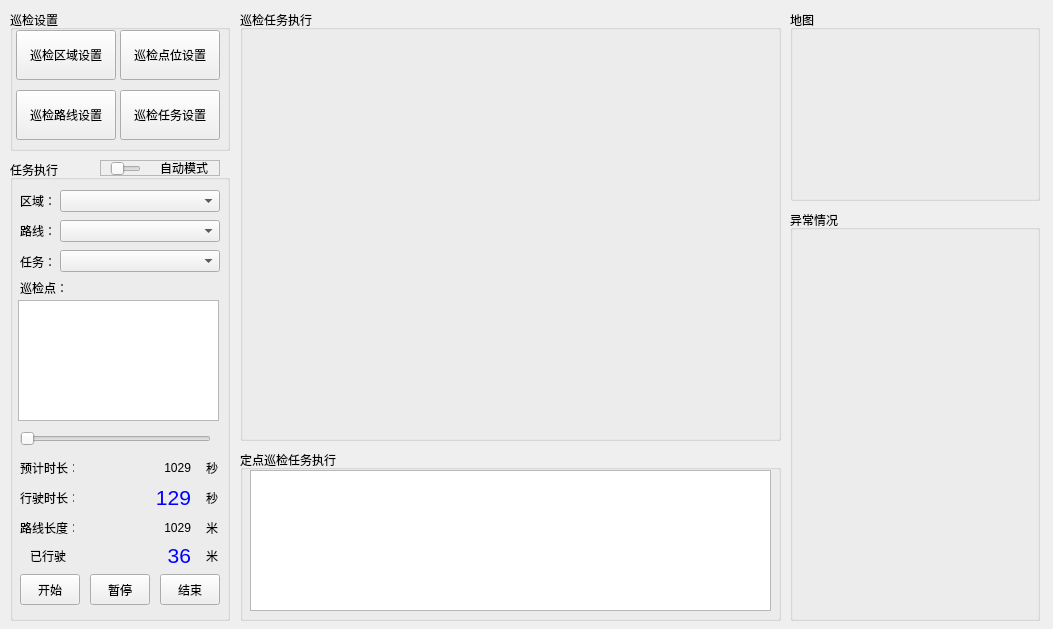
<?xml version="1.0" encoding="UTF-8"?>
<ui version="4.0">
 <class>Frm_InspectMag</class>
 <widget class="QWidget" name="Frm_InspectMag">
  <property name="geometry">
   <rect>
    <x>0</x>
    <y>0</y>
    <width>1053</width>
    <height>629</height>
   </rect>
  </property>
  <property name="windowTitle">
   <string>定点巡检</string>
  </property>
  <widget class="QGroupBox" name="groupBox">
   <property name="geometry">
    <rect>
     <x>240</x>
     <y>10</y>
     <width>541</width>
     <height>431</height>
    </rect>
   </property>
   <property name="title">
    <string>巡检任务执行</string>
   </property>
  </widget>
  <widget class="QGroupBox" name="groupBox_2">
   <property name="geometry">
    <rect>
     <x>10</x>
     <y>10</y>
     <width>220</width>
     <height>141</height>
    </rect>
   </property>
   <property name="title">
    <string>巡检设置</string>
   </property>
   <widget class="QPushButton" name="btn_InspectTask">
    <property name="geometry">
     <rect>
      <x>110</x>
      <y>80</y>
      <width>100</width>
      <height>50</height>
     </rect>
    </property>
    <property name="text">
     <string>巡检任务设置</string>
    </property>
   </widget>
   <widget class="QPushButton" name="btn_InspectRoute">
    <property name="geometry">
     <rect>
      <x>6</x>
      <y>80</y>
      <width>100</width>
      <height>50</height>
     </rect>
    </property>
    <property name="text">
     <string>巡检路线设置</string>
    </property>
   </widget>
   <widget class="QPushButton" name="btn_InspectPoint">
    <property name="geometry">
     <rect>
      <x>110</x>
      <y>20</y>
      <width>100</width>
      <height>50</height>
     </rect>
    </property>
    <property name="text">
     <string>巡检点位设置</string>
    </property>
   </widget>
   <widget class="QPushButton" name="btn_InspectArea">
    <property name="geometry">
     <rect>
      <x>6</x>
      <y>20</y>
      <width>100</width>
      <height>50</height>
     </rect>
    </property>
    <property name="text">
     <string>巡检区域设置</string>
    </property>
   </widget>
  </widget>
  <widget class="QGroupBox" name="groupBox_4">
   <property name="geometry">
    <rect>
     <x>240</x>
     <y>450</y>
     <width>541</width>
     <height>171</height>
    </rect>
   </property>
   <property name="title">
    <string>定点巡检任务执行</string>
   </property>
   <widget class="QListView" name="listView">
    <property name="geometry">
     <rect>
      <x>10</x>
      <y>20</y>
      <width>521</width>
      <height>141</height>
     </rect>
    </property>
    <property name="textElideMode">
     <enum>Qt::ElideMiddle</enum>
    </property>
    <property name="viewMode">
     <enum>QListView::IconMode</enum>
    </property>
   </widget>
  </widget>
  <widget class="QGroupBox" name="gBox_map">
   <property name="geometry">
    <rect>
     <x>790</x>
     <y>10</y>
     <width>250</width>
     <height>191</height>
    </rect>
   </property>
   <property name="title">
    <string>地图</string>
   </property>
  </widget>
  <widget class="QGroupBox" name="groupBox_5">
   <property name="geometry">
    <rect>
     <x>10</x>
     <y>160</y>
     <width>220</width>
     <height>461</height>
    </rect>
   </property>
   <property name="title">
    <string>任务执行</string>
   </property>
   <widget class="QPushButton" name="btn_Start">
    <property name="geometry">
     <rect>
      <x>10</x>
      <y>414</y>
      <width>60</width>
      <height>31</height>
     </rect>
    </property>
    <property name="text">
     <string>开始</string>
    </property>
   </widget>
   <widget class="QPushButton" name="btn_Pause">
    <property name="geometry">
     <rect>
      <x>80</x>
      <y>414</y>
      <width>60</width>
      <height>31</height>
     </rect>
    </property>
    <property name="text">
     <string>暂停</string>
    </property>
   </widget>
   <widget class="QPushButton" name="btn_Stop">
    <property name="geometry">
     <rect>
      <x>150</x>
      <y>414</y>
      <width>60</width>
      <height>31</height>
     </rect>
    </property>
    <property name="text">
     <string>结束</string>
    </property>
   </widget>
   <widget class="QLabel" name="label">
    <property name="geometry">
     <rect>
      <x>10</x>
      <y>33</y>
      <width>31</width>
      <height>16</height>
     </rect>
    </property>
    <property name="text">
     <string>区域：</string>
    </property>
   </widget>
   <widget class="QComboBox" name="txt_InspectArea">
    <property name="geometry">
     <rect>
      <x>50</x>
      <y>30</y>
      <width>160</width>
      <height>22</height>
     </rect>
    </property>
   </widget>
   <widget class="QComboBox" name="txt_InspectRoute">
    <property name="geometry">
     <rect>
      <x>50</x>
      <y>60</y>
      <width>160</width>
      <height>22</height>
     </rect>
    </property>
   </widget>
   <widget class="QComboBox" name="txt_InspectTask">
    <property name="geometry">
     <rect>
      <x>50</x>
      <y>90</y>
      <width>160</width>
      <height>22</height>
     </rect>
    </property>
   </widget>
   <widget class="QLabel" name="label_2">
    <property name="geometry">
     <rect>
      <x>10</x>
      <y>63</y>
      <width>31</width>
      <height>16</height>
     </rect>
    </property>
    <property name="text">
     <string>路线：</string>
    </property>
   </widget>
   <widget class="QLabel" name="label_3">
    <property name="geometry">
     <rect>
      <x>10</x>
      <y>94</y>
      <width>31</width>
      <height>16</height>
     </rect>
    </property>
    <property name="text">
     <string>任务：</string>
    </property>
   </widget>
   <widget class="QLabel" name="label_4">
    <property name="geometry">
     <rect>
      <x>10</x>
      <y>120</y>
      <width>54</width>
      <height>16</height>
     </rect>
    </property>
    <property name="text">
     <string>巡检点：</string>
    </property>
   </widget>
   <widget class="QLabel" name="label_5">
    <property name="geometry">
     <rect>
      <x>10</x>
      <y>360</y>
      <width>54</width>
      <height>16</height>
     </rect>
    </property>
    <property name="text">
     <string>路线长度：</string>
    </property>
   </widget>
   <widget class="QLabel" name="label_6">
    <property name="geometry">
     <rect>
      <x>10</x>
      <y>300</y>
      <width>54</width>
      <height>16</height>
     </rect>
    </property>
    <property name="text">
     <string>预计时长：</string>
    </property>
   </widget>
   <widget class="QSlider" name="horizontalSlider_2">
    <property name="geometry">
     <rect>
      <x>10</x>
      <y>270</y>
      <width>191</width>
      <height>18</height>
     </rect>
    </property>
    <property name="orientation">
     <enum>Qt::Horizontal</enum>
    </property>
   </widget>
   <widget class="QLabel" name="label_7">
    <property name="geometry">
     <rect>
      <x>10</x>
      <y>330</y>
      <width>54</width>
      <height>16</height>
     </rect>
    </property>
    <property name="text">
     <string>行驶时长：</string>
    </property>
   </widget>
   <widget class="QLabel" name="label_8">
    <property name="geometry">
     <rect>
      <x>20</x>
      <y>388</y>
      <width>41</width>
      <height>16</height>
     </rect>
    </property>
    <property name="text">
     <string>已行驶：</string>
    </property>
   </widget>
   <widget class="QLabel" name="label_9">
    <property name="geometry">
     <rect>
      <x>70</x>
      <y>300</y>
      <width>111</width>
      <height>16</height>
     </rect>
    </property>
    <property name="text">
     <string>1029</string>
    </property>
    <property name="alignment">
     <set>Qt::AlignRight|Qt::AlignTrailing|Qt::AlignVCenter</set>
    </property>
   </widget>
   <widget class="QLabel" name="label_10">
    <property name="geometry">
     <rect>
      <x>70</x>
      <y>322</y>
      <width>111</width>
      <height>31</height>
     </rect>
    </property>
    <property name="font">
     <font>
      <pointsize>16</pointsize>
     </font>
    </property>
    <property name="text">
     <string>&lt;html&gt;&lt;head/&gt;&lt;body&gt;&lt;p&gt;&lt;span style=&quot; color:#0000ff;&quot;&gt;129&lt;/span&gt;&lt;/p&gt;&lt;/body&gt;&lt;/html&gt;</string>
    </property>
    <property name="textFormat">
     <enum>Qt::RichText</enum>
    </property>
    <property name="alignment">
     <set>Qt::AlignRight|Qt::AlignTrailing|Qt::AlignVCenter</set>
    </property>
   </widget>
   <widget class="QLabel" name="label_11">
    <property name="geometry">
     <rect>
      <x>70</x>
      <y>380</y>
      <width>111</width>
      <height>31</height>
     </rect>
    </property>
    <property name="font">
     <font>
      <pointsize>16</pointsize>
     </font>
    </property>
    <property name="text">
     <string>&lt;html&gt;&lt;head/&gt;&lt;body&gt;&lt;p&gt;&lt;span style=&quot; color:#0000ff;&quot;&gt;36&lt;/span&gt;&lt;/p&gt;&lt;/body&gt;&lt;/html&gt;</string>
    </property>
    <property name="textFormat">
     <enum>Qt::RichText</enum>
    </property>
    <property name="alignment">
     <set>Qt::AlignRight|Qt::AlignTrailing|Qt::AlignVCenter</set>
    </property>
   </widget>
   <widget class="QLabel" name="label_12">
    <property name="geometry">
     <rect>
      <x>196</x>
      <y>388</y>
      <width>16</width>
      <height>16</height>
     </rect>
    </property>
    <property name="text">
     <string>米</string>
    </property>
   </widget>
   <widget class="QLabel" name="label_13">
    <property name="geometry">
     <rect>
      <x>196</x>
      <y>360</y>
      <width>16</width>
      <height>16</height>
     </rect>
    </property>
    <property name="text">
     <string>米</string>
    </property>
   </widget>
   <widget class="QLabel" name="label_14">
    <property name="geometry">
     <rect>
      <x>196</x>
      <y>330</y>
      <width>16</width>
      <height>16</height>
     </rect>
    </property>
    <property name="text">
     <string>秒</string>
    </property>
   </widget>
   <widget class="QLabel" name="label_15">
    <property name="geometry">
     <rect>
      <x>196</x>
      <y>300</y>
      <width>16</width>
      <height>16</height>
     </rect>
    </property>
    <property name="text">
     <string>秒</string>
    </property>
   </widget>
   <widget class="QLabel" name="label_16">
    <property name="geometry">
     <rect>
      <x>70</x>
      <y>360</y>
      <width>111</width>
      <height>16</height>
     </rect>
    </property>
    <property name="text">
     <string>1029</string>
    </property>
    <property name="alignment">
     <set>Qt::AlignRight|Qt::AlignTrailing|Qt::AlignVCenter</set>
    </property>
   </widget>
   <widget class="QListView" name="lv_InspectPoint">
    <property name="geometry">
     <rect>
      <x>8</x>
      <y>140</y>
      <width>201</width>
      <height>121</height>
     </rect>
    </property>
   </widget>
   <widget class="QFrame" name="frame">
    <property name="geometry">
     <rect>
      <x>90</x>
      <y>0</y>
      <width>120</width>
      <height>16</height>
     </rect>
    </property>
    <property name="frameShape">
     <enum>QFrame::StyledPanel</enum>
    </property>
    <property name="frameShadow">
     <enum>QFrame::Raised</enum>
    </property>
    <widget class="QSlider" name="slider_Auto">
     <property name="geometry">
      <rect>
       <x>10</x>
       <y>0</y>
       <width>31</width>
       <height>18</height>
      </rect>
     </property>
     <property name="maximum">
      <number>1</number>
     </property>
     <property name="singleStep">
      <number>1</number>
     </property>
     <property name="pageStep">
      <number>1</number>
     </property>
     <property name="value">
      <number>0</number>
     </property>
     <property name="orientation">
      <enum>Qt::Horizontal</enum>
     </property>
     <property name="invertedControls">
      <bool>false</bool>
     </property>
    </widget>
    <widget class="QLabel" name="label_17">
     <property name="geometry">
      <rect>
       <x>60</x>
       <y>0</y>
       <width>54</width>
       <height>16</height>
      </rect>
     </property>
     <property name="text">
      <string>自动模式</string>
     </property>
    </widget>
   </widget>
  </widget>
  <widget class="QGroupBox" name="groupBox_7">
   <property name="geometry">
    <rect>
     <x>790</x>
     <y>210</y>
     <width>250</width>
     <height>411</height>
    </rect>
   </property>
   <property name="title">
    <string>异常情况</string>
   </property>
  </widget>
 </widget>
 <resources/>
 <connections/>
</ui>
